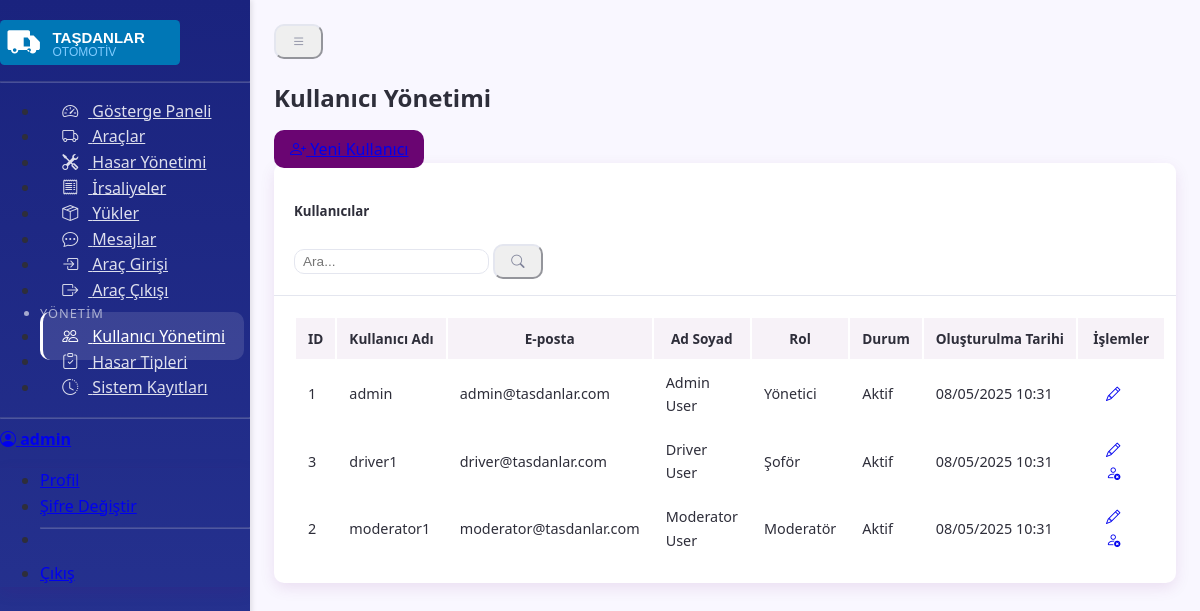
Page /admin/users (signed in) on the committed database.
### models.py (models this page shows, shortened)
class User(UserMixin, db.Model):
    __tablename__ = 'users'
    id = db.Column(db.Integer, primary_key=True)
    username = db.Column(db.String(64), unique=True, nullable=False)
    email = db.Column(db.String(120), unique=True, nullable=False)
    password_hash = db.Column(db.String(256), nullable=False)
    first_name = db.Column(db.String(100))
    last_name = db.Column(db.String(100))
    phone = db.Column(db.String(20))
    role = db.Column(db.String(20), default='driver')  # admin, moderator, driver
    license_plate = db.Column(db.String(20))  # Only for drivers
    is_active = db.Column(db.Boolean, default=True)
    work_status = db.Column(db.String(20), default='inactive')  # active, inactive, break
    current_location = db.Column(db.String(100))  # Şoförün güncel konumu
    employee_id = db.Column(db.String(20), unique=True)  # Çalışan numarası
    department = db.Column(db.String(50))  # Departman
    position = db.Column(db.String(50))  # Pozisyon
    hire_date = db.Column(db.Date)  # İşe başlama tarihi
    created_at = db.Column(db.DateTime, default=datetime.utcnow)
    updated_at = db.Column(db.DateTime, default=datetime.utcnow, onupdate=datetime.utcnow)
    vehicle_entries = relationship("VehicleEntry", back_populates="driver")
    vehicle_exits = relationship("VehicleExit", back_populates="driver")
    @property
    def full_name(self):
        return f"{self.first_name} {self.last_name}" if self.first_name and self.last_name else self.username

### routes/admin.py (the view)
    def wrapper(*args, **kwargs):
        if not current_user.is_authenticated or current_user.role != 'admin':
            abort(403)
        return func(*args, **kwargs)

### templates/admin/users.html (shortened to what this page needs)
{% extends "base.html" %}
{% block page_title %}Kullanıcı Yönetimi{% endblock %}
{% block page_actions %}
    <a href="{{ url_for('admin.add_user') }}" class="btn btn-primary">
        <i class="bi bi-person-plus"></i> Yeni Kullanıcı
    </a>
{% endblock %}
{% block content %}
<div class="card shadow-sm">
    <div class="card-header bg-transparent">
        <div class="d-flex justify-content-between align-items-center">
            <h5 class="mb-0">Kullanıcılar</h5>
            <div class="d-flex">
                <form class="ms-2" action="{{ url_for('admin.users') }}" method="GET">
                    <div class="input-group">
                        <input type="text" class="form-control form-control-sm" placeholder="Ara..." name="search" value="{{ search }}">
                        <button class="btn btn-outline-secondary btn-sm" type="submit">
                            <i class="bi bi-search"></i>
                        </button>
                    </div>
                </form>
            </div>
        </div>
    </div>
    <div class="card-body p-0">
        <div class="table-responsive">
            <table class="table table-hover table-striped mb-0">
                <thead>
                    <tr>
                        <th scope="col">ID</th>
                        <th scope="col">Kullanıcı Adı</th>
                        <th scope="col">E-posta</th>
                        <th scope="col">Ad Soyad</th>
                        <th scope="col">Rol</th>
                        <th scope="col">Durum</th>
                        <th scope="col">Oluşturulma Tarihi</th>
                        <th scope="col">İşlemler</th>
                    </tr>
                </thead>
                <tbody>
                    {% if users.items %}
                        {% for user in users.items %}
                            <tr>
                                <td>{{ user.id }}</td>
                                <td>{{ user.username }}</td>
                                <td>{{ user.email }}</td>
                                <td>{{ user.full_name if user.full_name else "-" }}</td>
                                <td>
                                    {% if user.role == 'admin' %}
                                        <span class="role-admin">Yönetici</span>
                                    {% elif user.role == 'moderator' %}
                                        <span class="role-moderator">Moderatör</span>
                                    {% elif user.role == 'driver' %}
                                        <span class="role-driver">Şoför</span>
                                    {% endif %}
                                </td>
                                <td>
                                    {% if user.is_active %}
                                        <span class="badge bg-success">Aktif</span>
                                    {% else %}
                                        <span class="badge bg-secondary">Pasif</span>
                                    {% endif %}
                                </td>
                                <td>{{ user.created_at.strftime('%d/%m/%Y %H:%M') if user.created_at else "-" }}</td>
                                <td>
                                    <a href="{{ url_for('admin.edit_user', user_id=user.id) }}" class="btn btn-sm btn-outline-primary me-1">
                                        <i class="bi bi-pencil"></i>
                                    </a>
                                    {% if user.id != current_user.id %}
                                        {% if user.is_active %}
                                            <a href="{{ url_for('admin.deactivate_user', user_id=user.id) }}" class="btn btn-sm btn-outline-danger">
                                                <i class="bi bi-person-x"></i>
                                            </a>
                                        {% else %}
                                            <a href="{{ url_for('admin.activate_user', user_id=user.id) }}" class="btn btn-sm btn-outline-success">
                                                <i class="bi bi-person-check"></i>
                                            </a>
                                        {% endif %}
                                    {% endif %}
                                </td>
                            </tr>
                        {% endfor %}
                    {% else %}
                        <tr>
                            <td colspan="8" class="text-center py-3">Kullanıcı bulunamadı.</td>
                        </tr>
                    {% endif %}
                </tbody>
            </table>
        </div>
    </div>
</div>
{% endblock %}

### templates/base.html (shortened to what this page needs)
<!doctype html>
<html lang="tr" data-bs-theme="light">
    <head>
        <link
            rel="stylesheet"
            href="https://cdn.replit.com/agent/bootstrap-agent-dark-theme.min.css"
        />
        <link
            rel="stylesheet"
            href="https://cdn.jsdelivr.net/npm/bootstrap-icons@1.11.3/font/bootstrap-icons.min.css"
        />
        <link
            rel="stylesheet"
            href="{{ url_for('static', filename='css/styles-new.css') }}"
        />
        <link
            rel="stylesheet"
            href="{{ url_for('static', filename='css/damage-system.css') }}"
        />
    </head>
    <body>
        {% if current_user.is_authenticated %}
        <div class="sidebar" id="sidebar">
            <div class="sidebar-sticky p-3">
                <div
                    class="d-flex align-items-center justify-content-center mb-3"
                >
                    <img
                        src="{{ url_for('static', filename='img/company-logo.svg') }}"
                        alt="Taşdanlar Otomotiv"
                        class="img-fluid mb-2"
                        style="max-width: 180px"
                    />
                </div>
                <hr />
                <ul class="nav nav-pills flex-column mb-auto">
                    {% if current_user.role in ['admin', 'moderator'] %}
                    <li class="nav-item">
                        <a
                            href="{{ url_for('admin.dashboard') }}"
                            class="nav-link {% if request.endpoint == 'admin.dashboard' %}active{% endif %}"
                        >
                            <i class="bi bi-speedometer2"></i> Gösterge Paneli
                        </a>
                    </li>
                    {% endif %} {% if current_user.role in ['admin',
                    'moderator'] %}
                    <li class="nav-item">
                        <a
                            href="{{ url_for('vehicles.index') }}"
                            class="nav-link {% if request.endpoint.startswith('vehicles.') %}active{% endif %}"
                        >
                            <i class="bi bi-truck"></i> Araçlar
                        </a>
                    </li>
                    <li class="nav-item">
                        <a
                            href="{{ url_for('damages.index') }}"
                            class="nav-link {% if request.endpoint.startswith('damages.') %}active{% endif %}"
                        >
                            <i class="bi bi-tools"></i> Hasar Yönetimi
                        </a>
                    </li>
                    {% endif %}
                    <li class="nav-item">
                        <a
                            href="{{ url_for('deliveries.index') }}"
                            class="nav-link {% if request.endpoint.startswith('deliveries.') %}active{% endif %}"
                        >
                            <i class="bi bi-receipt"></i> İrsaliyeler
                        </a>
                    </li>
                    <li class="nav-item">
                        <a
                            href="{{ url_for('loads.index') }}"
                            class="nav-link {% if request.endpoint.startswith('loads.') %}active{% endif %}"
                        >
                            <i class="bi bi-box-seam"></i> Yükler
                        </a>
                    </li>
                    <li class="nav-item">
                        <a
                            href="{{ url_for('chat.index') }}"
                            class="nav-link {% if request.endpoint.startswith('chat.') %}active{% endif %}"
                        >
                            <i class="bi bi-chat-dots"></i> Mesajlar
                        </a>
                    </li>
                    {% if current_user.role in ['admin', 'moderator'] %}
                    <li class="nav-item">
                        <a
                            href="{{ url_for('vehicles.vehicle_entry') }}"
                            class="nav-link {% if request.endpoint == 'vehicles.vehicle_entry' %}active{% endif %}"
                        >
                            <i class="bi bi-box-arrow-in-right"></i> Araç Girişi
                        </a>
                    </li>
                    <li class="nav-item">
                        <a
                            href="{{ url_for('vehicles.vehicle_exit') }}"
                            class="nav-link {% if request.endpoint == 'vehicles.vehicle_exit' %}active{% endif %}"
                        >
                            <i class="bi bi-box-arrow-right"></i> Araç Çıkışı
                        </a>
                    </li>
                    {% endif %} {% if current_user.role == 'admin' %}
                    <li
                        class="sidebar-heading d-flex justify-content-between align-items-center px-3 mt-4 mb-1"
                    >
                        <span>Yönetim</span>
                    </li>
                    <li class="nav-item">
                        <a
                            href="{{ url_for('admin.users') }}"
                            class="nav-link {% if request.endpoint == 'admin.users' %}active{% endif %}"
                        >
                            <i class="bi bi-people"></i> Kullanıcı Yönetimi
                        </a>
                    </li>
                    <li class="nav-item">
                        <a
                            href="{{ url_for('damages.damage_types') }}"
                            class="nav-link {% if request.endpoint == 'damages.damage_types' %}active{% endif %}"
                        >
                            <i class="bi bi-clipboard-check"></i> Hasar Tipleri
                        </a>
                    </li>
                    <li class="nav-item">
                        <a
                            href="{{ url_for('admin.activity_logs') }}"
                            class="nav-link {% if request.endpoint == 'admin.activity_logs' %}active{% endif %}"
                        >
                            <i class="bi bi-clock-history"></i> Sistem Kayıtları
                        </a>
                    </li>
                    {% endif %}
                </ul>
                <hr />
                <div class="dropdown">
                    <a
                        href="#"
                        class="d-flex align-items-center text-white text-decoration-none dropdown-toggle"
                        id="dropdownUser1"
                        data-bs-toggle="dropdown"
                        aria-expanded="false"
                    >
                        <i class="bi bi-person-circle me-2"></i>
                        <strong>{{ current_user.username }}</strong>
                    </a>
                    <ul
                        class="dropdown-menu dropdown-menu-dark text-small shadow"
                        aria-labelledby="dropdownUser1"
                    >
                        <li>
                            <a
                                class="dropdown-item"
                                href="{{ url_for('auth.profile') }}"
                                >Profil</a
                            >
                        </li>
                        <li>
                            <a
                                class="dropdown-item"
                                href="{{ url_for('auth.change_password') }}"
                                >Şifre Değiştir</a
                            >
                        </li>
                        <li><hr class="dropdown-divider" /></li>
                        <li>
                            <a
                                class="dropdown-item"
                                href="{{ url_for('auth.logout') }}"
                                >Çıkış</a
                            >
                        </li>
                    </ul>
                </div>
            </div>
        </div>
        <main class="main-content" id="main-content">
            <div class="d-flex justify-content-between align-items-center mb-4">
                <button
                    type="button"
                    id="sidebarToggleBtn"
                    class="btn btn-sm btn-outline-secondary d-md-none"
                >
                    <i class="bi bi-list"></i>
                </button>
                <h2 class="mb-0">
                    {% block page_title %}Mesajlaşma{% endblock %}
                </h2>
                <div class="d-flex">{% block page_actions %}{% endblock %}</div>
            </div>
            {% block content %}{% endblock %}
        </main>
        {% else %}
        <div class="content-wrapper">
            {% block auth_content %}{% endblock %}
        </div>
        {% endif %}
    </body>
</html>

### rows in the picture
User: username "admin", id "1", email "admin@tasdanlar.com", first_name+last_name "Admin User", role "Yönetici", is_active "Aktif", created_at "08/05/2025 10:31"
User: id "3", username "driver1", email "driver@tasdanlar.com", first_name+last_name "Driver User", role "Şoför", is_active "Aktif", created_at "08/05/2025 10:31"
User: id "2", username "moderator1", email "moderator@tasdanlar.com", first_name+last_name "Moderator User", role "Moderatör", is_active "Aktif", created_at "08/05/2025 10:31"
